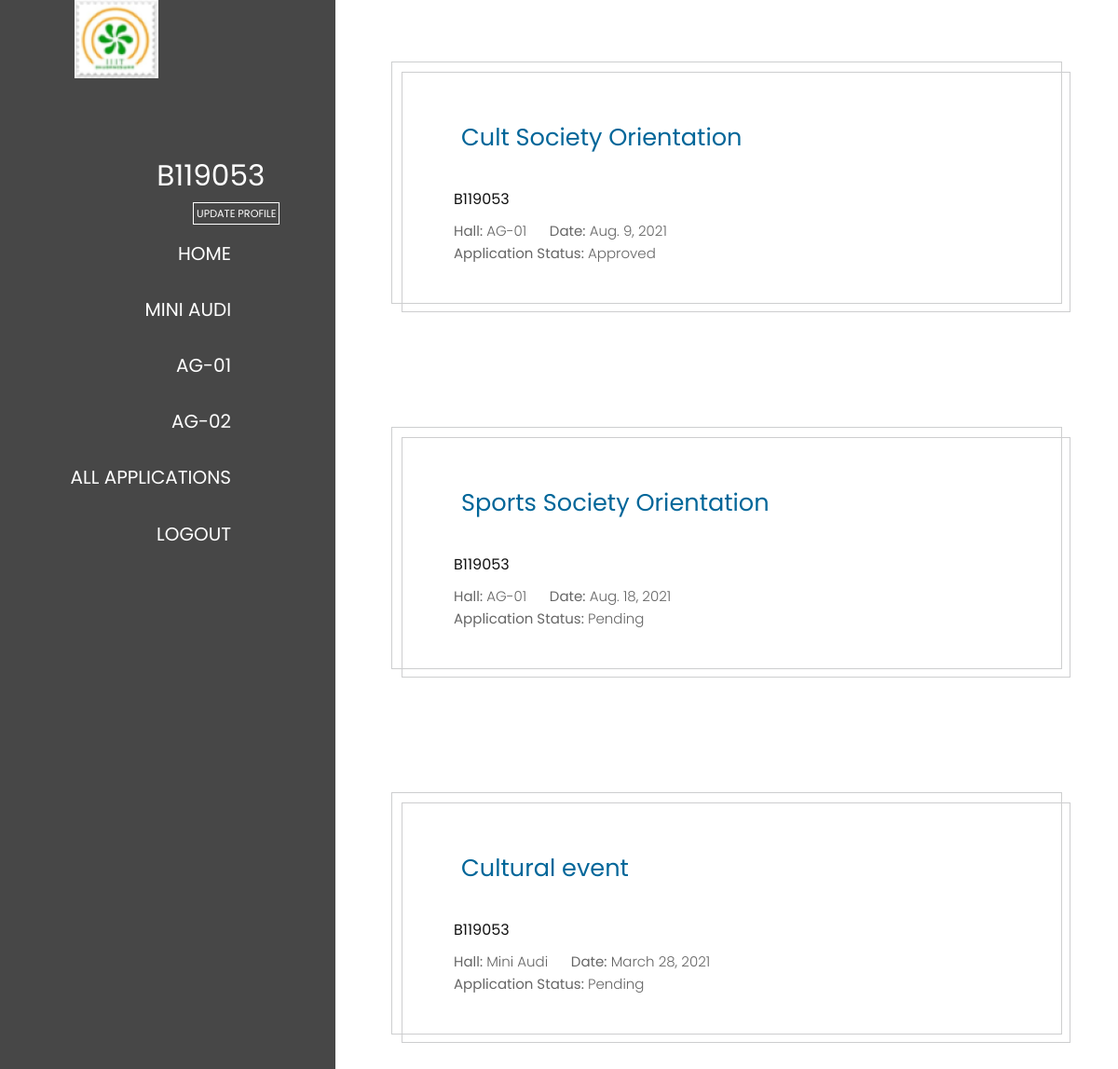
Screenshot of /acc/profile/ (signed in) with the database file from the repository.
### accounts/models.py (models this page shows)
class User(AbstractUser):
	is_admin = models.CharField(max_length=6, default="False")
	email = models.EmailField()

### halls/models.py (models this page shows, shortened)
class Application(models.Model):
	hall_name = models.CharField(max_length = 150, choices = HALL_NAMES, default = "Mini Audi")
	name = models.CharField(max_length = 150)
	purpose = models.TextField()
	date = models.DateField()
	start_time = models.TimeField()
	end_time = models.TimeField()
	author = models.ForeignKey(User, on_delete=models.CASCADE)
	approve = models.CharField(max_length = 2, default = "p")

### accounts/views.py (the view)
# urls.py: path('profile/', views.profile, name='acc-profile'),
@login_required
def profile(request):
	context = {
		'applications': Application.objects.all()
	}
	return render(request, 'accounts/profile.html', context)

### accounts/templates/accounts/profile.html (shortened to what this page needs)
{% extends "halls/base.html" %}
{% load static %}
{% block additional_styling %}
    <link rel="stylesheet" type="text/css" href="{% static 'halls/applications/css/all.min.css' %}">
    <link rel="stylesheet" type="text/css" href="{% static 'halls/applications/css/bootstrap.min.css' %}">
    <link rel="stylesheet" type="text/css" href="{% static 'halls/applications/slick/slick.css' %}">
    <link rel="stylesheet" type="text/css" href="{% static 'halls/applications/slick/slick-theme.css.css' %}">
    <link rel="stylesheet" type="text/css" href="{% static 'halls/applications/css/magnific-popup.css' %}">
    <link rel="stylesheet" type="text/css" href="{% static 'halls/applications/css/templatemo-dream-pulse.css' %}">
    <link rel="stylesheet" type="text/css" href="{% static 'halls/halls-home/css/style.css' %}">
{% endblock %}
{% block content %}
<main class="container-fluid">
	<div class="row">
		<nav id="tmSidebar" class="tm-bg-black-transparent tm-sidebar">
            <div class="tm-sidebar-sticky">
              	<div class="tm-brand-box">
              		<div class="col-xl-3 col-lg-3 col-md-3 col-sm-3 col logo_section">
                        <div class="full">
                            <div class="center-desk">
                                <div class="logo">
                                    <img src="{% static 'halls/halls-home/images/logo.png' %}" alt="#" />
                                </div>
                            </div>
                        </div>
                    </div>
              	</div>
              	<ul id="tmMainNav" class="nav flex-column text-uppercase text-right tm-main-nav">
              		<li class="nav-item">
                  		<a href="{% url 'halls-home' %}" class="username">
                    		<span class="d-inline-block mr-3">{{ user.username }}</span>
                  		</a>
                	</li>
                    <li>
                        <small><a href="{% url 'acc-profile-update' %}" class="update-btn">Update Profile</a></small>
                    </li>
                	<li class="nav-item">
                  		<a href="{% url 'halls-home' %}" class="nav-link">
                    		<span class="d-inline-block mr-3">Home</span>
                  		</a>
                	</li>
                	<li class="nav-item">
                 		<a href="{% url 'hall-1' %}" class="nav-link">
                    		<span class="d-inline-block mr-3">Mini Audi</span>
                  		</a>
                	</li>
                	<li class="nav-item">
                  		<a href="{% url 'hall-2' %}" class="nav-link">
                    		<span class="d-inline-block mr-3">AG-01</span>
                  		</a>
                	</li>
                	<li class="nav-item">
                  		<a href="{% url 'hall-3' %}" class="nav-link">
                    		<span class="d-inline-block mr-3">AG-02</span>
                  		</a>
                	</li>
                  <li class="nav-item">
                      <a href="{% url 'all-applications' %}" class="nav-link">
                        <span class="d-inline-block mr-3">All Applications</span>
                      </a>
                  </li>
                	<li class="nav-item">
                  		<a href="{% url 'acc-logout' %}" class="nav-link">
                    		<span class="d-inline-block mr-3">Logout</span>
                  		</a>
                	</li>
              	</ul>
            </div>
        </nav>
        <main role="main" class="ml-sm-auto col-12">
        	<div class="tm-section-wrap bg-white" id="whitebg">
        	{% for application in applications %}
            {% if user.id == application.author.id %}
    	        	  <section class="row tm-section">
    	        			<div class="col-12">
    	                		<div class="w-100 tm-double-border-1 tm-border-gray">
    	                    		<div class="tm-double-border-2 tm-border-gray tm-box-pad">
    	                     	 		<div class="tm-gallery-wrap">
    	                     	 			<a href="{% url 'application-detail' application.id %}"><h2 class="tm-color-primary tm-section-title mb-4 ml-2">{{ application.name }}</h2></a>
    	                     	 			<h4>{{ application.author }}</h4>
    	                          			<p> <b>Hall:</b> {{ application.hall_name }} &nbsp;&nbsp;&nbsp;&nbsp;
            											<b>Date:</b> {{ application.date }} <br>
            											{% if application.approve == 'y' %}
            												<b>Application Status:</b> Approved
            											{% else %}
            												<b>Application Status:</b> Pending
    											       {% endif %}
    	                     	 		</div>
    	                     	 	</div>
    	                     	 </div>
    						    </div>
    	        	  </section>
            {% endif %}
	        {% endfor %}
	    	</div>
        </main>
	</div>
</main>
{% endblock %}

### halls/static/halls/applications/css/templatemo-dream-pulse.css (style rules this page uses)
body { font-family: "Open Sans", Arial, Helvetica, sans-serif; font-size: 18px; font-weight: 400; overflow-x: hidden; color: #707172; background-color: #666; }
p { line-height: 2; }
a { transition: all 0.3s ease; }
.container-fluid { padding-left: 0; padding-right: 0; }
.tm-color-primary { color: #069; }
.tm-bg-black-transparent { background-color: rgba(0, 0, 0, 0.3); }
.tm-section-title { font-size: 1.6rem; }
.tm-section { display: flex; align-items: center; height: auto; max-width: 1275px; padding: 66px 60px; }
.tm-brand-box { box-sizing: content-box; width: 100%; max-width: 230px; min-height: 160px; color: white; text-align: center; }
.tm-double-border-1, .tm-double-border-2 { border: 1px solid #fff; position: relative; }
.tm-double-border-2 { top: 10px; left: 10px; }
.tm-border-gray { border-color: #cdcecf; }
.tm-box-pad { padding: 50px 55px; }
.tm-sidebar { position: fixed; top: 0; bottom: 0; left: 0; z-index: 100; padding-left: 70px; padding-right: 70px; width: 400px; max-width: 400px; }
.tm-sidebar { overflow-y: scroll; scrollbar-width: none; -ms-overflow-style: none; }
.tm-sidebar-sticky { display: flex; flex-direction: column; align-items: center; justify-content: center; }
.tm-section-wrap { width: calc(100% - 400px); margin-left: auto; margin-right: 0; }
.tm-main-nav > li > a { color: white; }
.tm-main-nav { margin-bottom: 160px; }
.username { font-size: 1.95rem; padding-bottom: 12px; }
.update-btn { color: #fff; border-style: solid; border-color: #fff; border-width: 1px; padding: 3px; }
.nav-link { font-size: 1.25rem; padding-top: 12px; padding-bottom: 12px; }
@media (max-width: 1600px) { .tm-sidebar { width: 30%; max-width: none; padding-left: 30px; padding-right: 30px; } }
@media (max-width: 1600px) { .tm-section-wrap { width: 70%; } }

### halls/static/halls/halls-home/css/style.css (style rules this page uses)
* { box-sizing: border-box !important; }
html { scroll-behavior: smooth; }
body { color: #666666; font-size: 14px; font-family: 'poppins', sans-serif; line-height: 1.80857; font-weight: normal; overflow-x: hidden; }
a { color: #1f1f1f; text-decoration: none !important; outline: none !important; -webkit-transition: all .3s ease-in-out; -moz-transition: all .3s ease-in-out; -ms-transition: all .3s ease-in-out; -o-transition: all .3s ease-in-out; transition: all .3s ease-in-out; }
h1, h2, h3, h4, h5, h6 { letter-spacing: 0; font-weight: normal; position: relative; padding: 0 0 10px 0; font-weight: normal; line-height: normal; color: #111111; margin: 0 }
h2 { font-size: 22px }
h4 { font-size: 16px }
*, *::after, *::before { -webkit-box-sizing: border-box; -moz-box-sizing: border-box; box-sizing: border-box; }
ul, li, ol { margin: 0px; padding: 0px; list-style: none; }
p { margin: 0px; font-weight: 300; font-size: 15px; line-height: 24px; }
a { color: #222222; text-decoration: none; outline: none !important; }
a, .btn { text-decoration: none !important; outline: none !important; -webkit-transition: all .3s ease-in-out; -moz-transition: all .3s ease-in-out; -ms-transition: all .3s ease-in-out; -o-transition: all .3s ease-in-out; transition: all .3s ease-in-out; }
.full { float: left; width: 100%; }
.full { width: 100%; float: left; margin: 0; padding: 0; }
.logo_section { text-align: center; }
.logo { float: left; }
.nav>li { position: inherit; display: inline-block; vertical-align: middle; }

### accounts/templates/accounts/profile.html (style rules this page uses)
#whitebg { background-color: #fff; min-height: 100vh; }

### rows the page displays
User: username "B119053"
Application: name "Cult Society Orientation", author "B119053", hall_name "AG-01", date "Aug. 9, 2021", shows "Application Status:", approve "Approved"
Application: name "Sports Society Orientation", author "B119053", hall_name "AG-01", date "Aug. 18, 2021", shows "Application Status:", approve "Pending"
Application: name "Cultural event", author "B119053", hall_name "Mini Audi", date "March 28, 2021", shows "Application Status:", approve "Pending"
